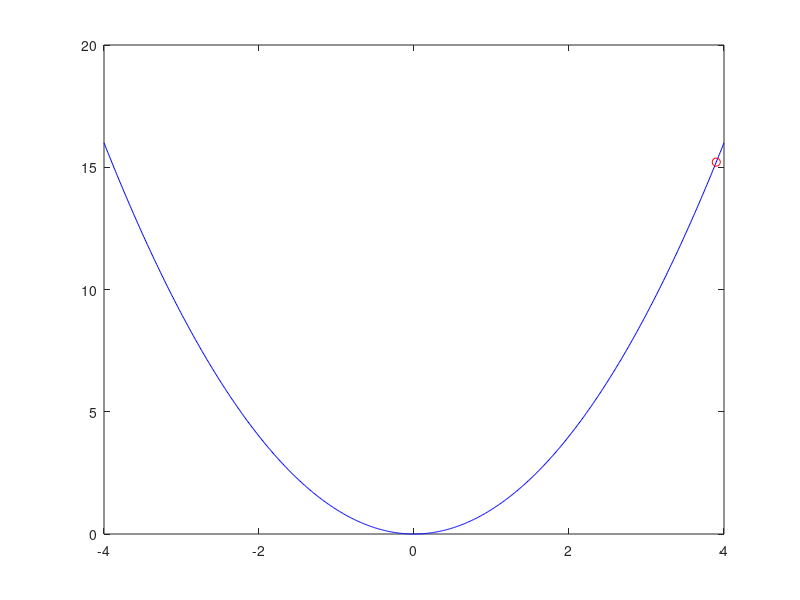

The MATLAB source for this figure: (Note: this script raises an error after producing the figure.)
close all
clear;

% define function
f   = @(x) x.^2;
df  = @(x) 2*x;

% define plot domain/space
X   = -4:0.01:4;
Y   = f(X);

% define problem hyperparams
tc  = 0.0001;
lri = 0.1;
momentum = 0.9;
x0 = 3.9;

figure('Position', [1000 600 512 384]);
file = 'anim_0.gif';
s = 5;

x = x0;
y = f(x);
Xs = repmat(x, 1, s);
Ys = repmat(y, 1, s);
dx = 0;

stop = 0;
i = 0;
y_best = inf;

while (~stop)
    % solve the problem
    i = i + 1;
    lr = lri;
    dx  = dx * momentum + df(x) * (1 - momentum);
    x = x - lr * (dx);
    y = f(x);
    
    y_best = min(y, y_best);
    
    % show up
    Xs = [Xs(2:s) x];
    Ys = [Ys(2:s) y];
    clf('reset');
    plot(X, Y, 'Color', 'b');
    hold on;
    
    for j = 1:s
        pl = scatter(Xs(j), Ys(j), 'o', 'MarkerEdgeColor', 'r');
        pl.MarkerEdgeAlpha = j^2/s^2;
    end
    grid on;
    set(gcf,'color','w');
    xlabel(['lr = ' num2str(lr) '; momentum = ' num2str(momentum) '; x_0 = ' ...
        num2str(x0) '; y = ' num2str(y) '; y_{best} = ' num2str(y_best)]);
    frame(i) = getframe(gcf);
    pause(0.0001);
    
    % stopping condition
    stop = (sum(abs(Xs(s) - Xs)) < s * tc);
end
hold off;

% save animation to file
for i = 1:length(frame)
    [imind,cm] = rgb2ind(frame(i).cdata,256);
    if i == 1 
        imwrite(imind,cm,file,'gif', 'Loopcount',inf,'DelayTime',0.0333); 
    else 
        imwrite(imind,cm,file,'gif','WriteMode','append','DelayTime',0.0333); 
    end 
end